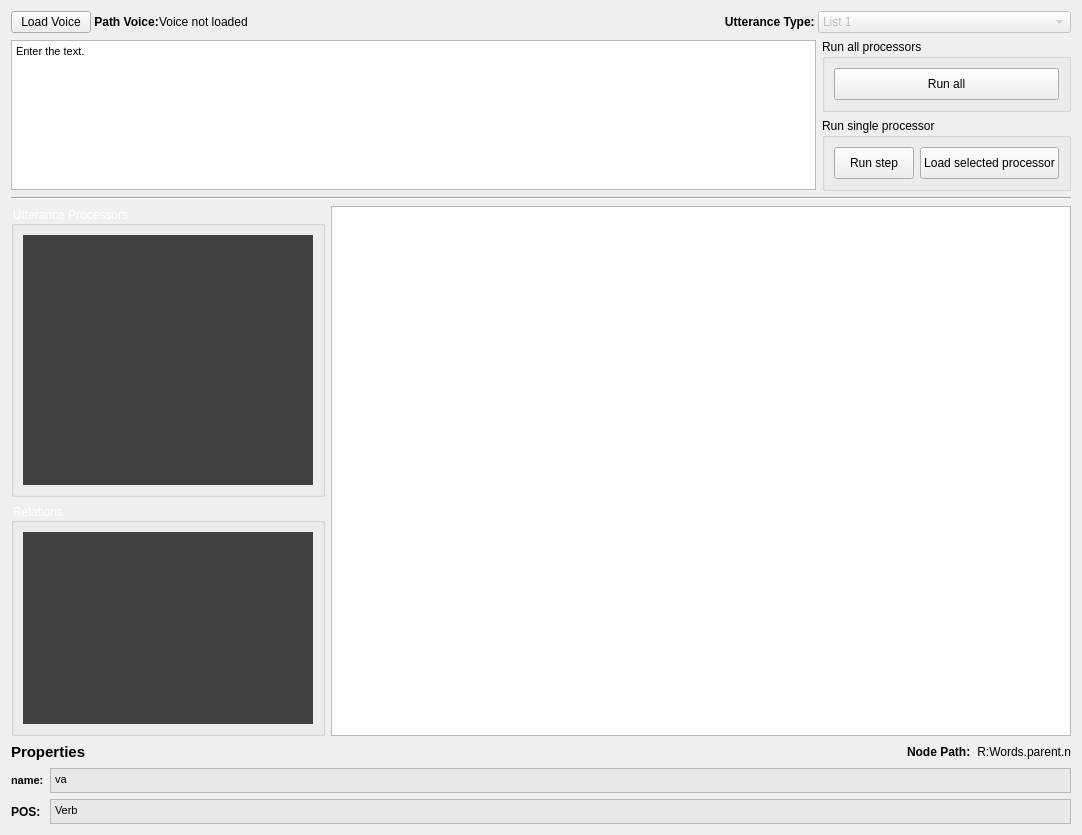
  <widget class="QWidget" name="centralwidget">
   <layout class="QVBoxLayout" name="verticalLayout_3">
    <property name="sizeConstraint">
     <enum>QLayout::SetMaximumSize</enum>
    </property>
    <item>
     <layout class="QVBoxLayout" name="LayoutSettings" stretch="0,0">
      <property name="spacing">
       <number>0</number>
      </property>
      <property name="sizeConstraint">
       <enum>QLayout::SetDefaultConstraint</enum>
      </property>
      <item>
       <layout class="QHBoxLayout" name="horizontalLayout">
        <property name="bottomMargin">
         <number>6</number>
        </property>
        <item>
         <widget class="QPushButton" name="loadVoiceButton">
          <property name="maximumSize">
           <size>
            <width>100</width>
            <height>25</height>
           </size>
          </property>
          <property name="text">
           <string>Load Voice</string>
          </property>
         </widget>
        </item>
        <item>
         <widget class="QLabel" name="label">
          <property name="maximumSize">
           <size>
            <width>82</width>
            <height>25</height>
           </size>
          </property>
          <property name="font">
           <font>
            <pointsize>9</pointsize>
            <weight>75</weight>
            <bold>true</bold>
           </font>
          </property>
          <property name="text">
           <string> Path Voice:</string>
          </property>
         </widget>
        </item>
        <item>
         <widget class="QLabel" name="VoicePath">
          <property name="maximumSize">
           <size>
            <width>800</width>
            <height>16777215</height>
           </size>
          </property>
          <property name="text">
           <string>Voice not loaded</string>
          </property>
         </widget>
        </item>
        <item>
         <spacer name="horizontalSpacer">
          <property name="orientation">
           <enum>Qt::Horizontal</enum>
          </property>
          <property name="sizeHint" stdset="0">
           <size>
            <width>40</width>
            <height>20</height>
           </size>
          </property>
         </spacer>
        </item>
        <item alignment="Qt::AlignRight">
         <widget class="QLabel" name="label_2">
          <property name="maximumSize">
           <size>
            <width>226</width>
            <height>25</height>
           </size>
          </property>
          <property name="font">
           <font>
            <pointsize>9</pointsize>
            <weight>75</weight>
            <bold>true</bold>
           </font>
          </property>
          <property name="text">
           <string>   Utterance Type: </string>
          </property>
          <property name="alignment">
           <set>Qt::AlignRight|Qt::AlignTrailing|Qt::AlignVCenter</set>
          </property>
         </widget>
        </item>
        <item alignment="Qt::AlignRight">
         <widget class="QComboBox" name="comboBox">
          <property name="enabled">
           <bool>false</bool>
          </property>
          <property name="minimumSize">
           <size>
            <width>253</width>
            <height>0</height>
           </size>
          </property>
          <property name="maximumSize">
           <size>
            <width>300</width>
            <height>25</height>
           </size>
          </property>
          <item>
           <property name="text">
            <string>List 1</string>
           </property>
          </item>
          <item>
           <property name="text">
            <string>List 2</string>
           </property>
          </item>
          <item>
           <property name="text">
            <string>List 3</string>
           </property>
          </item>
          <item>
           <property name="text">
            <string>List 4</string>
           </property>
          </item>
          <item>
           <property name="text">
            <string>List 5</string>
           </property>
          </item>
         </widget>
        </item>
       </layout>
      </item>
      <item>
       <layout class="QHBoxLayout" name="horizontalLayout_2">
        <property name="spacing">
         <number>6</number>
        </property>
        <property name="sizeConstraint">
         <enum>QLayout::SetDefaultConstraint</enum>
        </property>
        <item alignment="Qt::AlignVCenter">
         <widget class="QTextEdit" name="UtteranceText">
          <property name="minimumSize">
           <size>
            <width>805</width>
            <height>150</height>
           </size>
          </property>
          <property name="maximumSize">
           <size>
            <width>16777215</width>
            <height>100</height>
           </size>
          </property>
          <property name="palette">
           <palette>
            <active>
             <colorrole role="Text">
              <brush brushstyle="SolidPattern">
               <color alpha="255">
                <red>0</red>
                <green>0</green>
                <blue>0</blue>
               </color>
              </brush>
             </colorrole>
             <colorrole role="Base">
              <brush brushstyle="SolidPattern">
               <color alpha="255">
                <red>255</red>
                <green>255</green>
                <blue>255</blue>
               </color>
              </brush>
             </colorrole>
            </active>
            <inactive>
             <colorrole role="Text">
              <brush brushstyle="SolidPattern">
               <color alpha="255">
                <red>0</red>
                <green>0</green>
                <blue>0</blue>
               </color>
              </brush>
             </colorrole>
             <colorrole role="Base">
              <brush brushstyle="SolidPattern">
               <color alpha="255">
                <red>255</red>
                <green>255</green>
                <blue>255</blue>
               </color>
              </brush>
             </colorrole>
            </inactive>
            <disabled>
             <colorrole role="Text">
              <brush brushstyle="SolidPattern">
               <color alpha="255">
                <red>0</red>
                <green>0</green>
                <blue>0</blue>
               </color>
              </brush>
             </colorrole>
             <colorrole role="Base">
              <brush brushstyle="SolidPattern">
               <color alpha="255">
                <red>231</red>
                <green>233</green>
                <blue>234</blue>
               </color>
              </brush>
             </colorrole>
            </disabled>
           </palette>
          </property>
          <property name="html">
           <string>&lt;!DOCTYPE HTML PUBLIC &quot;-//W3C//DTD HTML 4.0//EN&quot; &quot;http://www.w3.org/TR/REC-html40/strict.dtd&quot;&gt;
&lt;html&gt;&lt;head&gt;&lt;meta name=&quot;qrichtext&quot; content=&quot;1&quot; /&gt;&lt;style type=&quot;text/css&quot;&gt;
p, li { white-space: pre-wrap; }
&lt;/style&gt;&lt;/head&gt;&lt;body style=&quot; font-family:'Sans Serif'; font-size:9pt; font-weight:400; font-style:normal;&quot;&gt;
&lt;p style=&quot; margin-top:0px; margin-bottom:0px; margin-left:0px; margin-right:0px; -qt-block-indent:0; text-indent:0px;&quot;&gt;&lt;span style=&quot; font-family:'MS Shell Dlg 2'; font-size:8.25pt;&quot;&gt;Enter the text.&lt;/span&gt;&lt;/p&gt;&lt;/body&gt;&lt;/html&gt;</string>
          </property>
          <property name="placeholderText">
           <string>Enter the text.</string>
          </property>
         </widget>
        </item>
        <item>
         <layout class="QVBoxLayout" name="verticalLayout_4">
          <item>
           <widget class="QGroupBox" name="groupBox">
            <property name="title">
             <string>Run all processors</string>
            </property>
            <layout class="QHBoxLayout" name="horizontalLayout_5">
             <item>
              <widget class="QPushButton" name="ExecuteAll">
               <property name="minimumSize">
                <size>
                 <width>0</width>
                 <height>32</height>
                </size>
               </property>
               <property name="text">
                <string>Run all</string>
               </property>
              </widget>
             </item>
            </layout>
           </widget>
          </item>
          <item>
           <widget class="QGroupBox" name="groupBox_2">
            <property name="title">
             <string>Run single processor</string>
            </property>
            <layout class="QHBoxLayout" name="horizontalLayout_6">
             <item>
              <widget class="QPushButton" name="ExecuteSingle">
               <property name="enabled">
                <bool>true</bool>
               </property>
               <property name="minimumSize">
                <size>
                 <width>0</width>
                 <height>32</height>
                </size>
               </property>
               <property name="text">
                <string>Run step</string>
               </property>
               <property name="iconSize">
                <size>
                 <width>23</width>
                 <height>23</height>
                </size>
               </property>
              </widget>
             </item>
             <item>
              <widget class="QPushButton" name="LoadProcessor">
               <property name="minimumSize">
                <size>
                 <width>0</width>
                 <height>32</height>
                </size>
               </property>
               <property name="text">
                <string>Load selected processor</string>
               </property>
               <property name="iconSize">
                <size>
                 <width>23</width>
                 <height>23</height>
                </size>
               </property>
              </widget>
             </item>
            </layout>
           </widget>
          </item>
         </layout>
        </item>
       </layout>
      </item>
     </layout>
    </item>
    <item>
     <widget class="Line" name="line">
      <property name="orientation">
       <enum>Qt::Horizontal</enum>
      </property>
     </widget>
    </item>
    <item>
     <layout class="QVBoxLayout" name="verticalLayout">
      <property name="sizeConstraint">
       <enum>QLayout::SetMaximumSize</enum>
      </property>
      <item>
       <layout class="QHBoxLayout" name="horizontalLayout_3">
        <property name="sizeConstraint">
         <enum>QLayout::SetMaximumSize</enum>
        </property>
        <item>
         <layout class="QVBoxLayout" name="verticalLayout_2">
          <property name="spacing">
           <number>6</number>
          </property>
          <property name="topMargin">
           <number>0</number>
          </property>
          <property name="bottomMargin">
           <number>0</number>
          </property>
          <item>
           <widget class="QGroupBox" name="ProcessorGroupBox">
            <property name="maximumSize">
             <size>
              <width>328</width>
              <height>16777215</height>
             </size>
            </property>
            <property name="palette">
             <palette>
              <active>
               <colorrole role="WindowText">
                <brush brushstyle="SolidPattern">
                 <color alpha="255">
                  <red>255</red>
                  <green>255</green>
                  <blue>255</blue>
                 </color>
                </brush>
               </colorrole>
               <colorrole role="Text">
                <brush brushstyle="SolidPattern">
                 <color alpha="255">
                  <red>255</red>
                  <green>255</green>
                  <blue>255</blue>
                 </color>
                </brush>
               </colorrole>
               <colorrole role="ButtonText">
                <brush brushstyle="SolidPattern">
                 <color alpha="255">
                  <red>255</red>
                  <green>255</green>
                  <blue>255</blue>
                 </color>
                </brush>
               </colorrole>
              </active>
              <inactive>
               <colorrole role="WindowText">
                <brush brushstyle="SolidPattern">
                 <color alpha="255">
                  <red>255</red>
                  <green>255</green>
                  <blue>255</blue>
                 </color>
                </brush>
               </colorrole>
               <colorrole role="Text">
                <brush brushstyle="SolidPattern">
                 <color alpha="255">
                  <red>255</red>
                  <green>255</green>
                  <blue>255</blue>
                 </color>
                </brush>
               </colorrole>
               <colorrole role="ButtonText">
                <brush brushstyle="SolidPattern">
                 <color alpha="255">
                  <red>255</red>
                  <green>255</green>
                  <blue>255</blue>
                 </color>
                </brush>
               </colorrole>
              </inactive>
              <disabled>
               <colorrole role="WindowText">
                <brush brushstyle="SolidPattern">
                 <color alpha="255">
                  <red>255</red>
                  <green>255</green>
                  <blue>255</blue>
                 </color>
                </brush>
               </colorrole>
               <colorrole role="Text">
                <brush brushstyle="SolidPattern">
                 <color alpha="255">
                  <red>255</red>
                  <green>255</green>
                  <blue>255</blue>
                 </color>
                </brush>
               </colorrole>
               <colorrole role="ButtonText">
                <brush brushstyle="SolidPattern">
                 <color alpha="255">
                  <red>255</red>
                  <green>255</green>
                  <blue>255</blue>
                 </color>
                </brush>
               </colorrole>
              </disabled>
             </palette>
            </property>
            <property name="styleSheet">
             <string notr="true">color:rgb(255, 255, 255);</string>
            </property>
            <property name="title">
             <string>Utterance Processors</string>
            </property>
            <property name="alignment">
             <set>Qt::AlignLeading|Qt::AlignLeft|Qt::AlignTop</set>
            </property>
            <layout class="QVBoxLayout" name="verticalLayout_6">
             <property name="leftMargin">
              <number>9</number>
             </property>
             <item>
              <widget class="QListView" name="ProcessorsView">
               <property name="maximumSize">
                <size>
                 <width>16777215</width>
                 <height>16777215</height>
                </size>
               </property>
               <property name="palette">
                <palette>
                 <active>
                  <colorrole role="WindowText">
                   <brush brushstyle="SolidPattern">
                    <color alpha="255">
                     <red>255</red>
                     <green>255</green>
                     <blue>255</blue>
                    </color>
                   </brush>
                  </colorrole>
                  <colorrole role="Text">
                   <brush brushstyle="SolidPattern">
                    <color alpha="255">
                     <red>255</red>
                     <green>255</green>
                     <blue>255</blue>
                    </color>
                   </brush>
                  </colorrole>
                  <colorrole role="ButtonText">
                   <brush brushstyle="SolidPattern">
                    <color alpha="255">
                     <red>255</red>
                     <green>255</green>
                     <blue>255</blue>
                    </color>
                   </brush>
                  </colorrole>
                  <colorrole role="Base">
                   <brush brushstyle="SolidPattern">
                    <color alpha="255">
                     <red>62</red>
                     <green>64</green>
                     <blue>66</blue>
                    </color>
                   </brush>
                  </colorrole>
                 </active>
                 <inactive>
                  <colorrole role="WindowText">
                   <brush brushstyle="SolidPattern">
                    <color alpha="255">
                     <red>255</red>
                     <green>255</green>
                     <blue>255</blue>
                    </color>
                   </brush>
                  </colorrole>
                  <colorrole role="Text">
                   <brush brushstyle="SolidPattern">
                    <color alpha="255">
                     <red>255</red>
                     <green>255</green>
                     <blue>255</blue>
                    </color>
                   </brush>
                  </colorrole>
                  <colorrole role="ButtonText">
                   <brush brushstyle="SolidPattern">
                    <color alpha="255">
                     <red>255</red>
                     <green>255</green>
                     <blue>255</blue>
                    </color>
                   </brush>
                  </colorrole>
                  <colorrole role="Base">
                   <brush brushstyle="SolidPattern">
                    <color alpha="255">
                     <red>62</red>
                     <green>64</green>
                     <blue>66</blue>
                    </color>
                   </brush>
                  </colorrole>
                 </inactive>
                 <disabled>
                  <colorrole role="WindowText">
                   <brush brushstyle="SolidPattern">
                    <color alpha="255">
                     <red>255</red>
                     <green>255</green>
                     <blue>255</blue>
                    </color>
                   </brush>
                  </colorrole>
                  <colorrole role="Text">
                   <brush brushstyle="SolidPattern">
                    <color alpha="255">
                     <red>255</red>
                     <green>255</green>
                     <blue>255</blue>
                    </color>
                   </brush>
                  </colorrole>
                  <colorrole role="ButtonText">
                   <brush brushstyle="SolidPattern">
                    <color alpha="255">
                     <red>255</red>
                     <green>255</green>
                     <blue>255</blue>
                    </color>
                   </brush>
                  </colorrole>
                  <colorrole role="Base">
                   <brush brushstyle="SolidPattern">
                    <color alpha="255">
                     <red>239</red>
                     <green>235</green>
                     <blue>231</blue>
                    </color>
                   </brush>
                  </colorrole>
                 </disabled>
                </palette>
               </property>
               <property name="frameShape">
                <enum>QFrame::NoFrame</enum>
               </property>
               <property name="editTriggers">
                <set>QAbstractItemView::NoEditTriggers</set>
               </property>
               <property name="showDropIndicator" stdset="0">
                <bool>false</bool>
               </property>
              </widget>
             </item>
            </layout>
           </widget>
          </item>
          <item alignment="Qt::AlignTop">
           <widget class="QGroupBox" name="relationGroupBox">
            <property name="enabled">
             <bool>true</bool>
            </property>
            <property name="maximumSize">
             <size>
              <width>328</width>
              <height>16777215</height>
             </size>
            </property>
            <property name="styleSheet">
             <string notr="true">color:rgb(255, 255, 255);</string>
            </property>
            <property name="title">
             <string>Relations</string>
            </property>
            <property name="alignment">
             <set>Qt::AlignLeading|Qt::AlignLeft|Qt::AlignTop</set>
            </property>
            <layout class="QVBoxLayout" name="verticalLayout_5">
             <item>
              <widget class="QListView" name="relationsView">
               <property name="maximumSize">
                <size>
                 <width>16777215</width>
                 <height>16777215</height>
                </size>
               </property>
               <property name="palette">
                <palette>
                 <active>
                  <colorrole role="WindowText">
                   <brush brushstyle="SolidPattern">
                    <color alpha="255">
                     <red>255</red>
                     <green>255</green>
                     <blue>255</blue>
                    </color>
                   </brush>
                  </colorrole>
                  <colorrole role="Text">
                   <brush brushstyle="SolidPattern">
                    <color alpha="255">
                     <red>255</red>
                     <green>255</green>
                     <blue>255</blue>
                    </color>
                   </brush>
                  </colorrole>
                  <colorrole role="ButtonText">
                   <brush brushstyle="SolidPattern">
                    <color alpha="255">
                     <red>255</red>
                     <green>255</green>
                     <blue>255</blue>
                    </color>
                   </brush>
                  </colorrole>
                  <colorrole role="Base">
                   <brush brushstyle="SolidPattern">
                    <color alpha="255">
                     <red>62</red>
                     <green>64</green>
                     <blue>66</blue>
                    </color>
                   </brush>
                  </colorrole>
                 </active>
                 <inactive>
                  <colorrole role="WindowText">
                   <brush brushstyle="SolidPattern">
                    <color alpha="255">
                     <red>255</red>
                     <green>255</green>
                     <blue>255</blue>
                    </color>
                   </brush>
                  </colorrole>
                  <colorrole role="Text">
                   <brush brushstyle="SolidPattern">
                    <color alpha="255">
                     <red>255</red>
                     <green>255</green>
                     <blue>255</blue>
                    </color>
                   </brush>
                  </colorrole>
                  <colorrole role="ButtonText">
                   <brush brushstyle="SolidPattern">
                    <color alpha="255">
                     <red>255</red>
                     <green>255</green>
                     <blue>255</blue>
                    </color>
                   </brush>
                  </colorrole>
                  <colorrole role="Base">
                   <brush brushstyle="SolidPattern">
                    <color alpha="255">
                     <red>62</red>
                     <green>64</green>
                     <blue>66</blue>
                    </color>
                   </brush>
                  </colorrole>
                 </inactive>
                 <disabled>
                  <colorrole role="WindowText">
                   <brush brushstyle="SolidPattern">
                    <color alpha="255">
                     <red>255</red>
                     <green>255</green>
                     <blue>255</blue>
                    </color>
                   </brush>
                  </colorrole>
                  <colorrole role="Text">
                   <brush brushstyle="SolidPattern">
                    <color alpha="255">
                     <red>255</red>
                     <green>255</green>
                     <blue>255</blue>
                    </color>
                   </brush>
                  </colorrole>
                  <colorrole role="ButtonText">
                   <brush brushstyle="SolidPattern">
                    <color alpha="255">
                     <red>255</red>
                     <green>255</green>
                     <blue>255</blue>
                    </color>
                   </brush>
                  </colorrole>
                  <colorrole role="Base">
                   <brush brushstyle="SolidPattern">
                    <color alpha="255">
                     <red>239</red>
                     <green>235</green>
                     <blue>231</blue>
                    </color>
                   </brush>
                  </colorrole>
                 </disabled>
                </palette>
               </property>
               <property name="frameShape">
                <enum>QFrame::NoFrame</enum>
               </property>
              </widget>
             </item>
            </layout>
           </widget>
          </item>
         </layout>
        </item>
        <item>
         <widget class="QGraphicsView" name="graphicsView">
          <property name="enabled">
           <bool>true</bool>
          </property>
          <property name="minimumSize">
           <size>
            <width>740</width>
            <height>530</height>
           </size>
          </property>
          <property name="maximumSize">
           <size>
            <width>16777215</width>
            <height>16777215</height>
           </size>
          </property>
          <property name="viewportUpdateMode">
           <enum>QGraphicsView::FullViewportUpdate</enum>
          </property>
         </widget>
        </item>
       </layout>
      </item>
      <item>
       <layout class="QHBoxLayout" name="horizontalLayout_4">
        <item alignment="Qt::AlignLeft">
         <widget class="QLabel" name="label_4">
          <property name="font">
           <font>
            <pointsize>11</pointsize>
            <weight>75</weight>
            <bold>true</bold>
           </font>
          </property>
          <property name="text">
           <string>Properties</string>
          </property>
         </widget>
        </item>
        <item>
         <spacer name="horizontalSpacer_2">
          <property name="orientation">
           <enum>Qt::Horizontal</enum>
          </property>
          <property name="sizeHint" stdset="0">
           <size>
            <width>40</width>
            <height>20</height>
           </size>
          </property>
         </spacer>
        </item>
        <item alignment="Qt::AlignRight">
         <widget class="QLabel" name="label_5">
          <property name="font">
           <font>
            <weight>75</weight>
            <bold>true</bold>
           </font>
          </property>
          <property name="text">
           <string>Node Path:</string>
          </property>
         </widget>
        </item>
        <item>
         <widget class="QLabel" name="label_8">
          <property name="minimumSize">
           <size>
            <width>0</width>
            <height>0</height>
           </size>
          </property>
          <property name="maximumSize">
           <size>
            <width>95</width>
            <height>16777215</height>
           </size>
          </property>
          <property name="layoutDirection">
           <enum>Qt::LeftToRight</enum>
          </property>
          <property name="text">
           <string>R:Words.parent.n</string>
          </property>
          <property name="alignment">
           <set>Qt::AlignRight|Qt::AlignTrailing|Qt::AlignVCenter</set>
          </property>
         </widget>
        </item>
       </layout>
      </item>
      <item>
       <layout class="QGridLayout" name="gridLayout">
        <property name="sizeConstraint">
         <enum>QLayout::SetDefaultConstraint</enum>
        </property>
        <item row="0" column="1">
         <widget class="QTextBrowser" name="textBrowser">
          <property name="enabled">
           <bool>false</bool>
          </property>
          <property name="maximumSize">
           <size>
            <width>16777215</width>
            <height>25</height>
           </size>
          </property>
          <property name="palette">
           <palette>
            <active>
             <colorrole role="Text">
              <brush brushstyle="SolidPattern">
               <color alpha="255">
                <red>0</red>
                <green>0</green>
                <blue>0</blue>
               </color>
              </brush>
             </colorrole>
             <colorrole role="Base">
              <brush brushstyle="SolidPattern">
               <color alpha="255">
                <red>255</red>
                <green>255</green>
                <blue>255</blue>
               </color>
              </brush>
             </colorrole>
            </active>
            <inactive>
             <colorrole role="Text">
              <brush brushstyle="SolidPattern">
               <color alpha="255">
                <red>0</red>
                <green>0</green>
                <blue>0</blue>
               </color>
              </brush>
             </colorrole>
             <colorrole role="Base">
              <brush brushstyle="SolidPattern">
               <color alpha="255">
                <red>255</red>
                <green>255</green>
                <blue>255</blue>
               </color>
              </brush>
             </colorrole>
            </inactive>
            <disabled>
             <colorrole role="Text">
              <brush brushstyle="SolidPattern">
               <color alpha="255">
                <red>0</red>
                <green>0</green>
                <blue>0</blue>
               </color>
              </brush>
             </colorrole>
             <colorrole role="Base">
              <brush brushstyle="SolidPattern">
               <color alpha="255">
                <red>231</red>
                <green>233</green>
                <blue>234</blue>
               </color>
              </brush>
             </colorrole>
            </disabled>
           </palette>
          </property>
          <property name="html">
           <string>&lt;!DOCTYPE HTML PUBLIC &quot;-//W3C//DTD HTML 4.0//EN&quot; &quot;http://www.w3.org/TR/REC-html40/strict.dtd&quot;&gt;
&lt;html&gt;&lt;head&gt;&lt;meta name=&quot;qrichtext&quot; content=&quot;1&quot; /&gt;&lt;style type=&quot;text/css&quot;&gt;
p, li { white-space: pre-wrap; }
&lt;/style&gt;&lt;/head&gt;&lt;body style=&quot; font-family:'Sans Serif'; font-size:9pt; font-weight:400; font-style:normal;&quot;&gt;
&lt;p style=&quot; margin-top:0px; margin-bottom:0px; margin-left:0px; margin-right:0px; -qt-block-indent:0; text-indent:0px;&quot;&gt;&lt;span style=&quot; font-family:'MS Shell Dlg 2'; font-size:8.25pt;&quot;&gt;va&lt;/span&gt;&lt;/p&gt;&lt;/body&gt;&lt;/html&gt;</string>
          </property>
         </widget>
        </item>
        <item row="0" column="0">
         <widget class="QLabel" name="label_6">
          <property name="font">
           <font>
            <pointsize>8</pointsize>
            <weight>75</weight>
            <bold>true</bold>
           </font>
          </property>
          <property name="text">
           <string>name:</string>
          </property>
         </widget>
        </item>
        <item row="3" column="1">
         <widget class="QTextBrowser" name="textBrowser_2">
          <property name="enabled">
           <bool>false</bool>
          </property>
          <property name="maximumSize">
           <size>
            <width>16777215</width>
            <height>25</height>
           </size>
          </property>
          <property name="palette">
           <palette>
            <active>
             <colorrole role="Text">
              <brush brushstyle="SolidPattern">
               <color alpha="255">
                <red>0</red>
                <green>0</green>
                <blue>0</blue>
               </color>
              </brush>
             </colorrole>
             <colorrole role="Base">
              <brush brushstyle="SolidPattern">
               <color alpha="255">
                <red>255</red>
                <green>255</green>
                <blue>255</blue>
               </color>
              </brush>
             </colorrole>
            </active>
            <inactive>
             <colorrole role="Text">
              <brush brushstyle="SolidPattern">
               <color alpha="255">
                <red>0</red>
                <green>0</green>
                <blue>0</blue>
               </color>
              </brush>
             </colorrole>
             <colorrole role="Base">
              <brush brushstyle="SolidPattern">
               <color alpha="255">
                <red>255</red>
                <green>255</green>
                <blue>255</blue>
               </color>
              </brush>
             </colorrole>
            </inactive>
            <disabled>
             <colorrole role="Text">
              <brush brushstyle="SolidPattern">
               <color alpha="255">
                <red>0</red>
                <green>0</green>
                <blue>0</blue>
               </color>
              </brush>
             </colorrole>
             <colorrole role="Base">
              <brush brushstyle="SolidPattern">
               <color alpha="255">
                <red>231</red>
                <green>233</green>
                <blue>234</blue>
               </color>
              </brush>
             </colorrole>
            </disabled>
           </palette>
          </property>
          <property name="html">
           <string>&lt;!DOCTYPE HTML PUBLIC &quot;-//W3C//DTD HTML 4.0//EN&quot; &quot;http://www.w3.org/TR/REC-html40/strict.dtd&quot;&gt;
&lt;html&gt;&lt;head&gt;&lt;meta name=&quot;qrichtext&quot; content=&quot;1&quot; /&gt;&lt;style type=&quot;text/css&quot;&gt;
p, li { white-space: pre-wrap; }
&lt;/style&gt;&lt;/head&gt;&lt;body style=&quot; font-family:'Sans Serif'; font-size:9pt; font-weight:400; font-style:normal;&quot;&gt;
&lt;p style=&quot; margin-top:0px; margin-bottom:0px; margin-left:0px; margin-right:0px; -qt-block-indent:0; text-indent:0px;&quot;&gt;&lt;span style=&quot; font-family:'MS Shell Dlg 2'; font-size:8.25pt;&quot;&gt;Verb&lt;/span&gt;&lt;/p&gt;&lt;/body&gt;&lt;/html&gt;</string>
          </property>
         </widget>
        </item>
        <item row="3" column="0">
         <widget class="QLabel" name="label_7">
          <property name="font">
           <font>
            <weight>75</weight>
            <bold>true</bold>
           </font>
          </property>
          <property name="text">
           <string>POS:</string>
          </property>
         </widget>
        </item>
       </layout>
      </item>
     </layout>
    </item>
   </layout>
  </widget>
